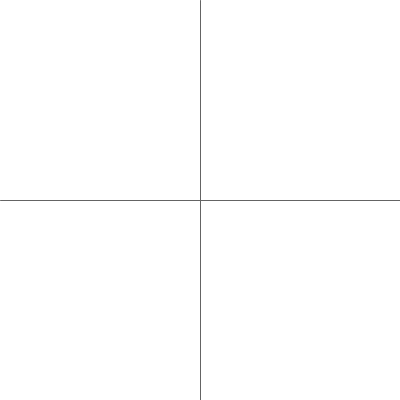
Frame 1 (no input)
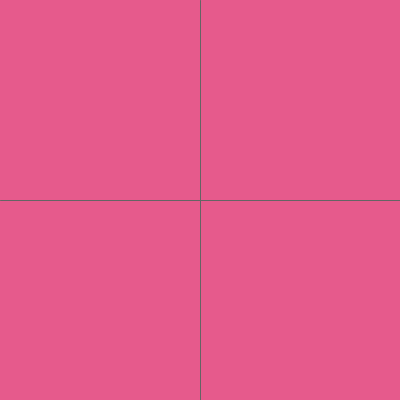
Frame 60 (the mouse pressed at the canvas centre just before this capture)
Frame 120 (the mouse held since frame 60 and released just before this capture): identical to frame 60, image omitted

The Processing sketch that drew these frames (run headless with seeded random() and noise(); from frame 60 on, the mouse is pressed at the canvas centre):

// Processing sketch: if_else_02
// ── if_else_02.pde
int bg_color = color(255);

void setup() {
  size(400, 400);
}


void draw() {
  background(bg_color);
  
  stroke(100);
  line(0, height/2, width, height/2);
  line(width/2, 0, width/2, height);
  
  if( (mouseX<=width/2) && (mouseY<=height/2) ) {
    bg_color = color(230, 90, 140);
  }else if( (mouseX<width/2) && (mouseY>height/2) ) {
    bg_color = color(100, 150, 200);
  }else if( (mouseX>=width/2) && (mouseY<=height/2) ) {
    bg_color = color(90, 210, 150);
  }else {
    bg_color = color(250, 240, 130);
  }
  
  
}
